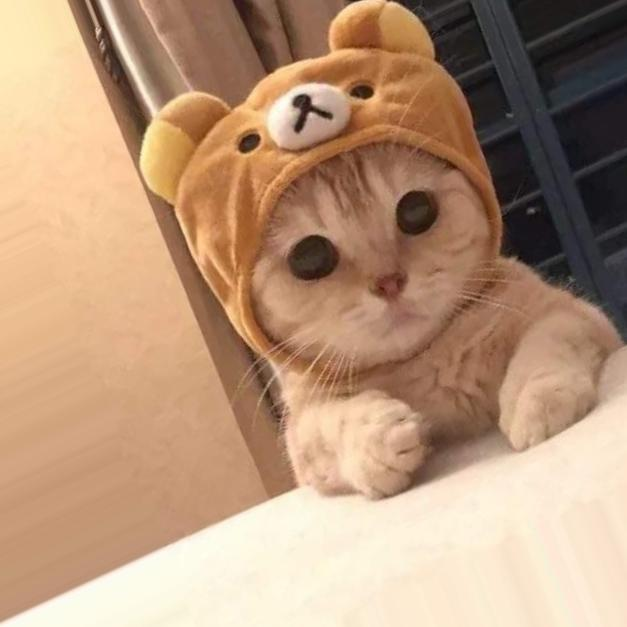
#> input picture augmented/image_0_1801.jpg, 627 x 627 px
$ python convolutions.py --image augmented/image_0_1801.jpg
#> lines starting #> are read from the running program, lines starting #| are printed output that depends on the picture
from skimage.exposure import rescale_intensity
import numpy as np
import argparse
import cv2


def conv(image, kernel):
    (iH, iW) = image.shape[:2]
    (kH, kW) = kernel.shape[:2]

    padX = (kW - 1) // 2
    padY = (kH - 1) // 2

    image = cv2.copyMakeBorder(image, padY, padY, padX, padX,
                               cv2.BORDER_REPLICATE)

    output = np.zeros((iH, iW), dtype="float32")

    for y in np.arange(padY, iH + padY):
        for x in np.arange(padX, iW + padX):
            roi = image[y - padY:y + padY + 1, x - padX:x + padX + 1]
            conv = (roi * kernel).sum()
            output[y - padY, x - padX] = conv

    output = rescale_intensity(output, in_range=(0, 255))
    output = (output * 255).astype("uint8")

    return output


ap = argparse.ArgumentParser()
ap.add_argument("-i", "--image", required=True,
                help="path to the input image")
args = vars(ap.parse_args())


smallBlur = np.ones((7, 7), dtype="float") * (1.0 / (7 * 7))
largeBlur = np.ones((21, 21), dtype="float") * (1.0 / (21 * 21))

sharpen = np.array((
    [0, -1, 0],
    [-1, 5, -1],
    [0, -1, 0]
), dtype="int")

laplacian = np.array((
    [0, 1, 0],
    [1, -4, 1],
    [0, 1, 0]
), dtype="int")

sobelX = np.array((
    [-1, 0, 1],
    [-2, 0, 2],
    [-1, 0, 1]
), dtype="int")

sobelY = np.array((
    [-1, -2, -1],
    [0, 0, 0],
    [1, 2, 1]
), dtype="int")

emboss = np.array((
    [-2, -1, 0],
    [-1, 1, 1],
    [0, 1, 2]
), dtype="int")

kernelBank = (
    ("small_blur", smallBlur),
    ("large_blur", largeBlur),
    ("sharpen", sharpen),
    ("laplacian", laplacian),
    ("sobel_x", sobelX),
    ("sobel_y", sobelY),
    ("emboss", emboss))


image = cv2.imread(args["image"])
#> image is the input picture: shape (627, 627, 3); mean B, G, R 122.1, 149.7, 183.2
gray = cv2.cvtColor(image, cv2.COLOR_BGR2GRAY)
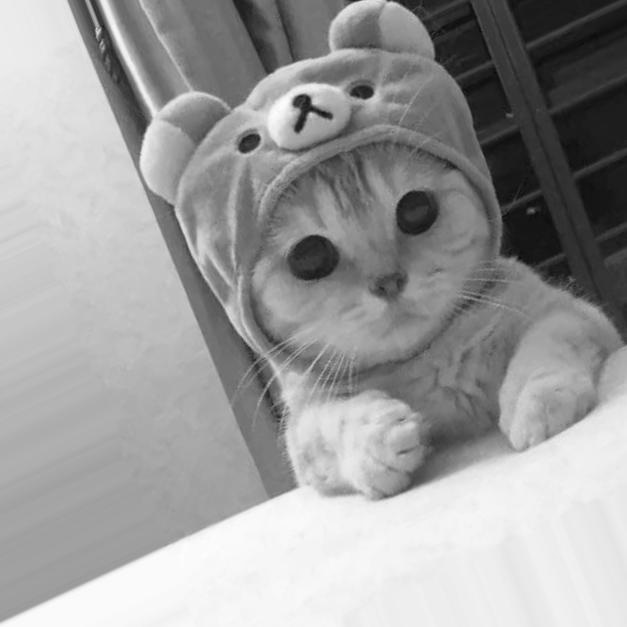
#> gray: shape (627, 627); min 6, max 254, mean 156.6

for (name, kernel) in kernelBank:
    print("[INFO] applying {} kernel".format(name))
    convOutput = conv(gray, kernel)
    opencvOutput = cv2.filter2D(gray, -1, kernel)

    cv2.imshow("Original", gray)
    cv2.imshow("{} - convolve".format(name), convOutput)
    cv2.imshow("{} - opencv".format(name), opencvOutput)
    cv2.waitKey(0)
    cv2.destroyAllWindows()
#> this loop made 7 passes
#> pass 1, in conv, `image = cv2.copyMakeBorder(image, padY, padY, padX, padX, cv2.BORDER_R..`:
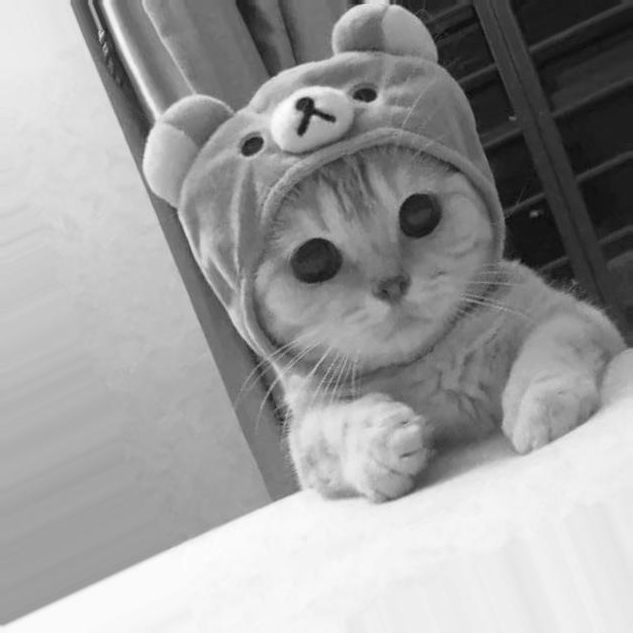
#> image: shape (633, 633); min 6, max 254, mean 156.8
#> pass 2, in conv (call 2), `image = cv2.copyMakeBorder(image, padY, padY, padX, padX, cv2.BORDER_R..`:
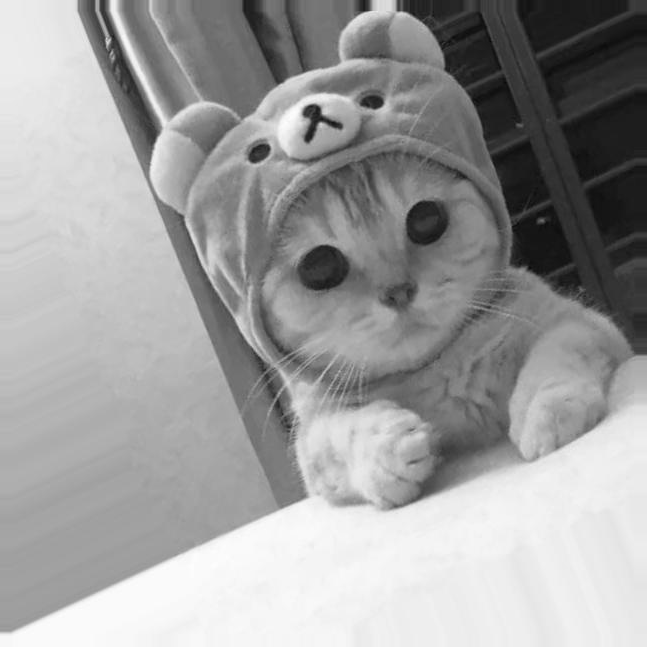
#> image: shape (647, 647); min 6, max 254, mean 157.2
